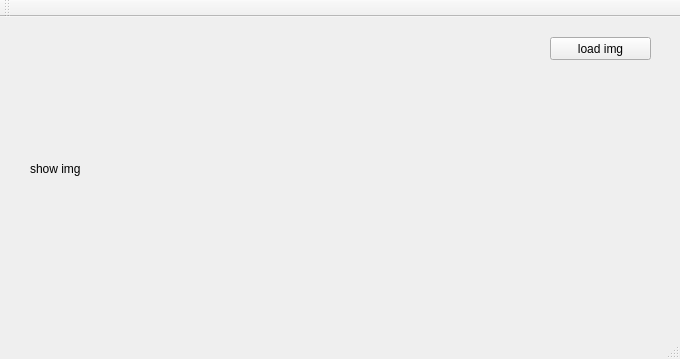
<?xml version="1.0" encoding="UTF-8"?>
<ui version="4.0">
 <class>MainWindow</class>
 <widget class="QMainWindow" name="MainWindow">
  <property name="geometry">
   <rect>
    <x>0</x>
    <y>0</y>
    <width>680</width>
    <height>359</height>
   </rect>
  </property>
  <property name="windowTitle">
   <string>MainWindow</string>
  </property>
  <widget class="QWidget" name="centralWidget">
   <widget class="QWidget" name="widget_img" native="true">
    <property name="geometry">
     <rect>
      <x>10</x>
      <y>-10</y>
      <width>521</width>
      <height>361</height>
     </rect>
    </property>
    <widget class="QLabel" name="label">
     <property name="geometry">
      <rect>
       <x>20</x>
       <y>31</y>
       <width>471</width>
       <height>261</height>
      </rect>
     </property>
     <property name="text">
      <string>show img</string>
     </property>
    </widget>
   </widget>
   <widget class="QWidget" name="widget_button" native="true">
    <property name="geometry">
     <rect>
      <x>540</x>
      <y>10</y>
      <width>131</width>
      <height>291</height>
     </rect>
    </property>
    <widget class="QPushButton" name="pushButton">
     <property name="geometry">
      <rect>
       <x>10</x>
       <y>10</y>
       <width>101</width>
       <height>23</height>
      </rect>
     </property>
     <property name="text">
      <string>load img</string>
     </property>
    </widget>
   </widget>
  </widget>
  <widget class="QMenuBar" name="menuBar">
   <property name="geometry">
    <rect>
     <x>0</x>
     <y>0</y>
     <width>680</width>
     <height>23</height>
    </rect>
   </property>
  </widget>
  <widget class="QToolBar" name="mainToolBar">
   <attribute name="toolBarArea">
    <enum>TopToolBarArea</enum>
   </attribute>
   <attribute name="toolBarBreak">
    <bool>false</bool>
   </attribute>
  </widget>
  <widget class="QStatusBar" name="statusBar"/>
 </widget>
 <layoutdefault spacing="6" margin="11"/>
 <tabstops>
  <tabstop>pushButton</tabstop>
 </tabstops>
 <resources/>
 <connections/>
</ui>
